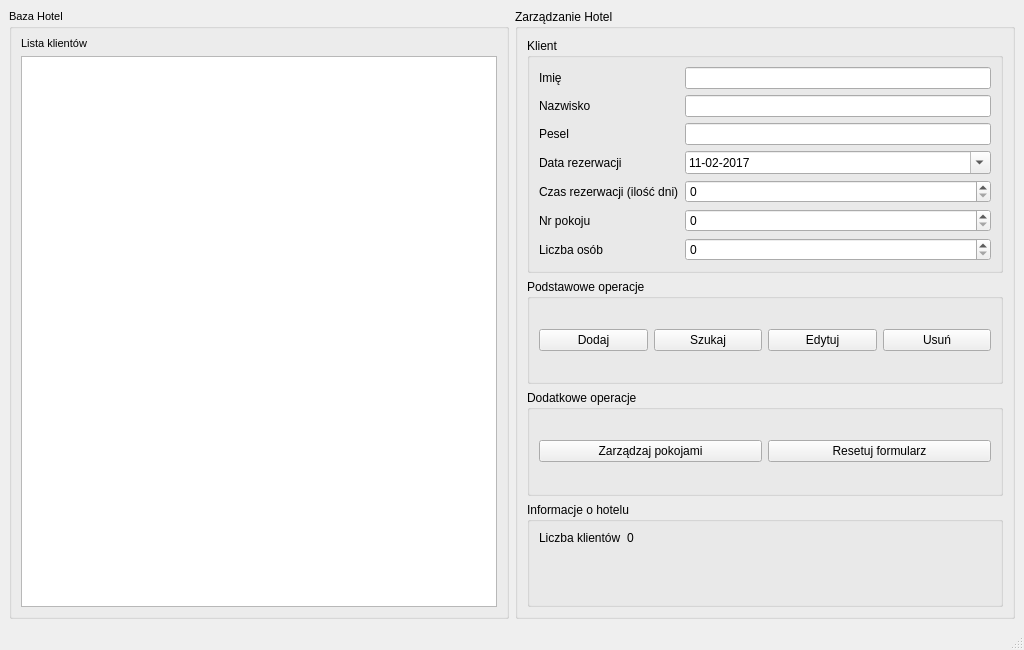
<?xml version="1.0" encoding="UTF-8"?>
<ui version="4.0">
 <class>AdminWindow</class>
 <widget class="QMainWindow" name="AdminWindow">
  <property name="geometry">
   <rect>
    <x>0</x>
    <y>0</y>
    <width>1024</width>
    <height>650</height>
   </rect>
  </property>
  <property name="windowTitle">
   <string>Hotel Organizer | Panel Administracyjny</string>
  </property>
  <property name="windowIcon">
   <iconset resource="resources.qrc">
    <normaloff>:/images/img/icon-dashboard.png</normaloff>:/images/img/icon-dashboard.png</iconset>
  </property>
  <widget class="QWidget" name="centralwidget">
   <layout class="QHBoxLayout" name="horizontalLayout_3">
    <item>
     <widget class="QGroupBox" name="groupBoxDatabase">
      <property name="sizePolicy">
       <sizepolicy hsizetype="Preferred" vsizetype="Preferred">
        <horstretch>0</horstretch>
        <verstretch>0</verstretch>
       </sizepolicy>
      </property>
      <property name="font">
       <font>
        <pointsize>8</pointsize>
       </font>
      </property>
      <property name="title">
       <string>Baza Hotel</string>
      </property>
      <layout class="QVBoxLayout" name="verticalLayout_2">
       <item>
        <widget class="QLabel" name="labelClientList">
         <property name="text">
          <string>Lista klientów</string>
         </property>
        </widget>
       </item>
       <item>
        <widget class="QListWidget" name="listWidgetClients"/>
       </item>
      </layout>
     </widget>
    </item>
    <item>
     <widget class="QGroupBox" name="groupBoxManage">
      <property name="title">
       <string>Zarządzanie Hotel</string>
      </property>
      <layout class="QVBoxLayout" name="verticalLayout_5">
       <item>
        <widget class="QGroupBox" name="groupBoxClient">
         <property name="title">
          <string>Klient</string>
         </property>
         <layout class="QFormLayout" name="formLayout">
          <item row="0" column="0">
           <widget class="QLabel" name="labelClientName">
            <property name="text">
             <string>Imię</string>
            </property>
           </widget>
          </item>
          <item row="0" column="1">
           <widget class="QLineEdit" name="lineEditClientName">
            <property name="maxLength">
             <number>100</number>
            </property>
           </widget>
          </item>
          <item row="1" column="0">
           <widget class="QLabel" name="labelClientSurname">
            <property name="text">
             <string>Nazwisko</string>
            </property>
           </widget>
          </item>
          <item row="1" column="1">
           <widget class="QLineEdit" name="lineEditClientSurname">
            <property name="maxLength">
             <number>100</number>
            </property>
           </widget>
          </item>
          <item row="2" column="0">
           <widget class="QLabel" name="labelClientPesel">
            <property name="text">
             <string>Pesel</string>
            </property>
           </widget>
          </item>
          <item row="2" column="1">
           <widget class="QLineEdit" name="lineEditClientPesel">
            <property name="inputMask">
             <string/>
            </property>
            <property name="maxLength">
             <number>11</number>
            </property>
           </widget>
          </item>
          <item row="3" column="0">
           <widget class="QLabel" name="labelClientDate">
            <property name="text">
             <string>Data rezerwacji</string>
            </property>
           </widget>
          </item>
          <item row="4" column="0">
           <widget class="QLabel" name="labelClientDays">
            <property name="text">
             <string>Czas rezerwacji (ilość dni)</string>
            </property>
           </widget>
          </item>
          <item row="5" column="1">
           <widget class="QSpinBox" name="spinBoxClientRoomNumber">
            <property name="maximum">
             <number>1000</number>
            </property>
           </widget>
          </item>
          <item row="5" column="0">
           <widget class="QLabel" name="labelClientRoom">
            <property name="text">
             <string>Nr pokoju</string>
            </property>
           </widget>
          </item>
          <item row="6" column="0">
           <widget class="QLabel" name="labelClientPeople">
            <property name="text">
             <string>Liczba osób</string>
            </property>
           </widget>
          </item>
          <item row="6" column="1">
           <widget class="QSpinBox" name="spinBoxClientPeople">
            <property name="maximum">
             <number>10</number>
            </property>
           </widget>
          </item>
          <item row="3" column="1">
           <widget class="QDateEdit" name="dateEditClientDate">
            <property name="dateTime">
             <datetime>
              <hour>0</hour>
              <minute>0</minute>
              <second>0</second>
              <year>2017</year>
              <month>2</month>
              <day>11</day>
             </datetime>
            </property>
            <property name="minimumDateTime">
             <datetime>
              <hour>0</hour>
              <minute>0</minute>
              <second>0</second>
              <year>2017</year>
              <month>2</month>
              <day>11</day>
             </datetime>
            </property>
            <property name="displayFormat">
             <string>dd-MM-yyyy</string>
            </property>
            <property name="calendarPopup">
             <bool>true</bool>
            </property>
           </widget>
          </item>
          <item row="4" column="1">
           <widget class="QSpinBox" name="spinBoxClientDays">
            <property name="maximum">
             <number>365</number>
            </property>
           </widget>
          </item>
         </layout>
        </widget>
       </item>
       <item>
        <widget class="QGroupBox" name="groupBoxBasicOperations">
         <property name="title">
          <string>Podstawowe operacje</string>
         </property>
         <layout class="QHBoxLayout" name="horizontalLayout">
          <item>
           <widget class="QPushButton" name="pushButtonClientAdd">
            <property name="text">
             <string>Dodaj</string>
            </property>
           </widget>
          </item>
          <item>
           <widget class="QPushButton" name="pushButtonClientSearch">
            <property name="text">
             <string>Szukaj</string>
            </property>
           </widget>
          </item>
          <item>
           <widget class="QPushButton" name="pushButtonClientEdit">
            <property name="text">
             <string>Edytuj</string>
            </property>
           </widget>
          </item>
          <item>
           <widget class="QPushButton" name="pushButtonClientDelete">
            <property name="text">
             <string>Usuń</string>
            </property>
           </widget>
          </item>
         </layout>
        </widget>
       </item>
       <item>
        <widget class="QGroupBox" name="groupBoxOtherOperations">
         <property name="title">
          <string>Dodatkowe operacje</string>
         </property>
         <layout class="QHBoxLayout" name="horizontalLayout_2">
          <item>
           <widget class="QPushButton" name="pushButtonManageRooms">
            <property name="text">
             <string>Zarządzaj pokojami</string>
            </property>
           </widget>
          </item>
          <item>
           <widget class="QPushButton" name="pushButtonResetForm">
            <property name="text">
             <string>Resetuj formularz</string>
            </property>
           </widget>
          </item>
         </layout>
        </widget>
       </item>
       <item>
        <widget class="QGroupBox" name="groupBoxInfo">
         <property name="title">
          <string>Informacje o hotelu</string>
         </property>
         <layout class="QFormLayout" name="formLayout_2">
          <item row="0" column="0">
           <widget class="QLabel" name="labelInfoClients">
            <property name="text">
             <string>Liczba klientów</string>
            </property>
           </widget>
          </item>
          <item row="0" column="1">
           <widget class="QLabel" name="labelInfoClientsNumber">
            <property name="sizePolicy">
             <sizepolicy hsizetype="Fixed" vsizetype="Fixed">
              <horstretch>0</horstretch>
              <verstretch>0</verstretch>
             </sizepolicy>
            </property>
            <property name="text">
             <string>0</string>
            </property>
           </widget>
          </item>
         </layout>
        </widget>
       </item>
      </layout>
     </widget>
    </item>
   </layout>
  </widget>
  <widget class="QMenuBar" name="menubar">
   <property name="geometry">
    <rect>
     <x>0</x>
     <y>0</y>
     <width>1024</width>
     <height>25</height>
    </rect>
   </property>
  </widget>
  <widget class="QStatusBar" name="statusbar"/>
 </widget>
 <resources>
  <include location="resources.qrc"/>
 </resources>
 <connections>
  <connection>
   <sender>pushButtonResetForm</sender>
   <signal>clicked()</signal>
   <receiver>lineEditClientName</receiver>
   <slot>clear()</slot>
   <hints>
    <hint type="sourcelabel">
     <x>991</x>
     <y>474</y>
    </hint>
    <hint type="destinationlabel">
     <x>750</x>
     <y>98</y>
    </hint>
   </hints>
  </connection>
  <connection>
   <sender>pushButtonResetForm</sender>
   <signal>clicked()</signal>
   <receiver>lineEditClientSurname</receiver>
   <slot>clear()</slot>
   <hints>
    <hint type="sourcelabel">
     <x>991</x>
     <y>474</y>
    </hint>
    <hint type="destinationlabel">
     <x>792</x>
     <y>129</y>
    </hint>
   </hints>
  </connection>
  <connection>
   <sender>pushButtonResetForm</sender>
   <signal>clicked()</signal>
   <receiver>lineEditClientPesel</receiver>
   <slot>clear()</slot>
   <hints>
    <hint type="sourcelabel">
     <x>991</x>
     <y>474</y>
    </hint>
    <hint type="destinationlabel">
     <x>874</x>
     <y>159</y>
    </hint>
   </hints>
  </connection>
  <connection>
   <sender>pushButtonResetForm</sender>
   <signal>clicked()</signal>
   <receiver>spinBoxClientPeople</receiver>
   <slot>clear()</slot>
   <hints>
    <hint type="sourcelabel">
     <x>991</x>
     <y>474</y>
    </hint>
    <hint type="destinationlabel">
     <x>991</x>
     <y>284</y>
    </hint>
   </hints>
  </connection>
  <connection>
   <sender>pushButtonResetForm</sender>
   <signal>clicked()</signal>
   <receiver>spinBoxClientRoomNumber</receiver>
   <slot>clear()</slot>
   <hints>
    <hint type="sourcelabel">
     <x>991</x>
     <y>474</y>
    </hint>
    <hint type="destinationlabel">
     <x>991</x>
     <y>255</y>
    </hint>
   </hints>
  </connection>
  <connection>
   <sender>pushButtonResetForm</sender>
   <signal>clicked()</signal>
   <receiver>dateEditClientDate</receiver>
   <slot>clear()</slot>
   <hints>
    <hint type="sourcelabel">
     <x>963</x>
     <y>463</y>
    </hint>
    <hint type="destinationlabel">
     <x>961</x>
     <y>192</y>
    </hint>
   </hints>
  </connection>
  <connection>
   <sender>pushButtonResetForm</sender>
   <signal>clicked()</signal>
   <receiver>spinBoxClientDays</receiver>
   <slot>clear()</slot>
   <hints>
    <hint type="sourcelabel">
     <x>925</x>
     <y>463</y>
    </hint>
    <hint type="destinationlabel">
     <x>914</x>
     <y>221</y>
    </hint>
   </hints>
  </connection>
 </connections>
</ui>
